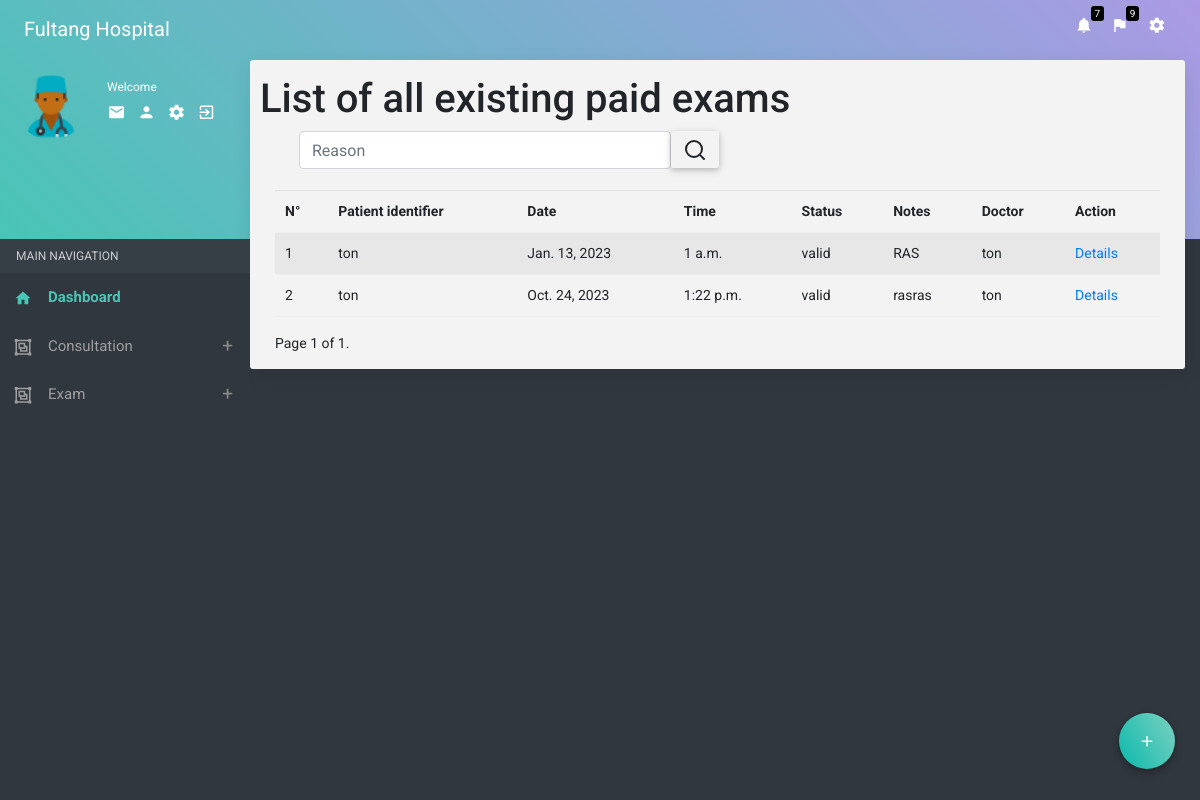
Page /cashier/paid_exam on the committed database.
### polyclinic/models.py (models this page shows, shortened)
class ExamRequest(models.Model):
    addTime = models.TimeField(auto_now=True)
    addDate = models.DateField(auto_now=True)
    examDetails = models.CharField(max_length=50, null=True)
    examStatus = models.CharField(max_length=20, default="invalid")
    patientStatus = models.CharField(max_length=20, default="invalid")
    notes = models.TextField(max_length=10000, blank=True, null=True)
    idExam = models.ForeignKey("Exam", on_delete=models.CASCADE, null=False)
    idMedicalFolderPage = models.ForeignKey("MedicalFolderPage", on_delete=models.CASCADE, null=False)
    idPatient = models.ForeignKey("Patient", on_delete=models.CASCADE, null=False)
    idMedicalStaff = models.ForeignKey("MedicalStaff", on_delete=models.CASCADE, null=False)

class MedicalStaff(AbstractUser):
    role = models.CharField(max_length=20, choices=ROLES, default='NoRole')
    cniNumber = models.CharField(max_length=20, blank=True, default=" ")  # The patient CNI
    gender = models.CharField(max_length=50, choices=SEXE, default='Male', blank=True)
    profile_picture = models.ImageField(upload_to='social/images', blank=True, null=True)
    objects = MedicalStaffManager()
    def __str__(self):
        return self.username

### polyclinic/views/cashier.py (the view, shortened to what this page needs)
# urls.py: path('paid_exam', paid_exam),
def paid_exam(request):
    list = ExamRequest.objects.filter(examStatus = 'valid')
    paginator = Paginator(list,9)
    page = request.GET.get('page')
    list = paginator.get_page(page)
    name = ''
    return render (request, 'cashier/paid_exam.html',{"list":list,'select_name' : name })

### polyclinic/templates/cashier/paid_exam.html (shortened to what this page needs)
{% extends 'cashier/base_cashier.html' %}
{% load static %}
{% block content %}
<div class="row clearfix">
	<div class="text"> <h1>List of all existing paid exams</h1> </div>
</div>
<form class="search-form" method ="post" action="paid_exam">
            <div class="row ml-2 ">
                <div class="col-lg-5 col-md-6 col-sm-12 p-0 ml-3">
                    <input type="text" name="username" value="{{select_name}}" placeholder="Reason" class="form-control" required>
                </div>
                <div class="col-lg-1 col-md-3 col-sm-12 p-0">
                    <button class="btn btn-base" type="submit">
                        <svg class="feather feather-search" fill="none" height="24"
                             stroke="currentColor"
                             stroke-linecap="round" stroke-linejoin="round" stroke-width="2"
                             viewBox="0 0 24 24"
                             width="24" xmlns="http://www.w3.org/2000/svg">
                            <circle cx="11" cy="11" r="8"></circle>
                            <line x1="21" x2="16.65" y1="21" y2="16.65"></line>
                        </svg>
                    </button>
                </div>
            </div>
    </form>
<br>
<div class="body">
    <div class="table-responsive">
        <table class="table table-striped">
            <thead>
                <th>N°</th>
                <th>Patient identifier</th>
                <th>Date</th>
                <th>Time</th>
                <th>Status</th>
                <th>Notes</th>
                <th>Doctor</th>
                <th>Action</th>
            </thead>
            <tbody>
                {%for exam in list%}
                <tr>
                    <td> </td>
                    <td>{{exam.idMedicalStaff}}</td>
                    <td>{{exam.addDate}}</td>
                    <td>{{exam.addTime}}</td>
                    <td>{{exam.examStatus}}</td>
                    <td>{{exam.notes}}</td>
                    <td>{{exam.idMedicalStaff}}</td>
                    <td>
                        <a class="danger"
                         href="/cashier/display_exam/{{exam.id}}">Details</a>
                    </td>
                </tr>
                {%endfor%}
            </tbody>
        </table>
    </div>
</div>
<span class="page" style="text-align:center;">
        <span class="current">
            Page {{ list.number }} of {{ list.paginator.num_pages }}.
        </span>
    </span>
{%endblock content%}

### polyclinic/templates/cashier/base_cashier.html (style rules this page uses)
table { counter-reset: row-num }
table tbody tr { counter-increment : row-num }
table tbody tr td:first-child::before { content : counter(row-num) }

### rows in the picture
ExamRequest: idMedicalStaff "ton", addDate "Jan. 13, 2023", addTime "1 a.m.", examStatus "valid", notes "RAS"
ExamRequest: idMedicalStaff "ton", addDate "Oct. 24, 2023", addTime "1:22 p.m.", examStatus "valid", notes "rasras"

### other values in the picture
{{ list.number }} "1"
{{ list.paginator.num_pages }} "1"
